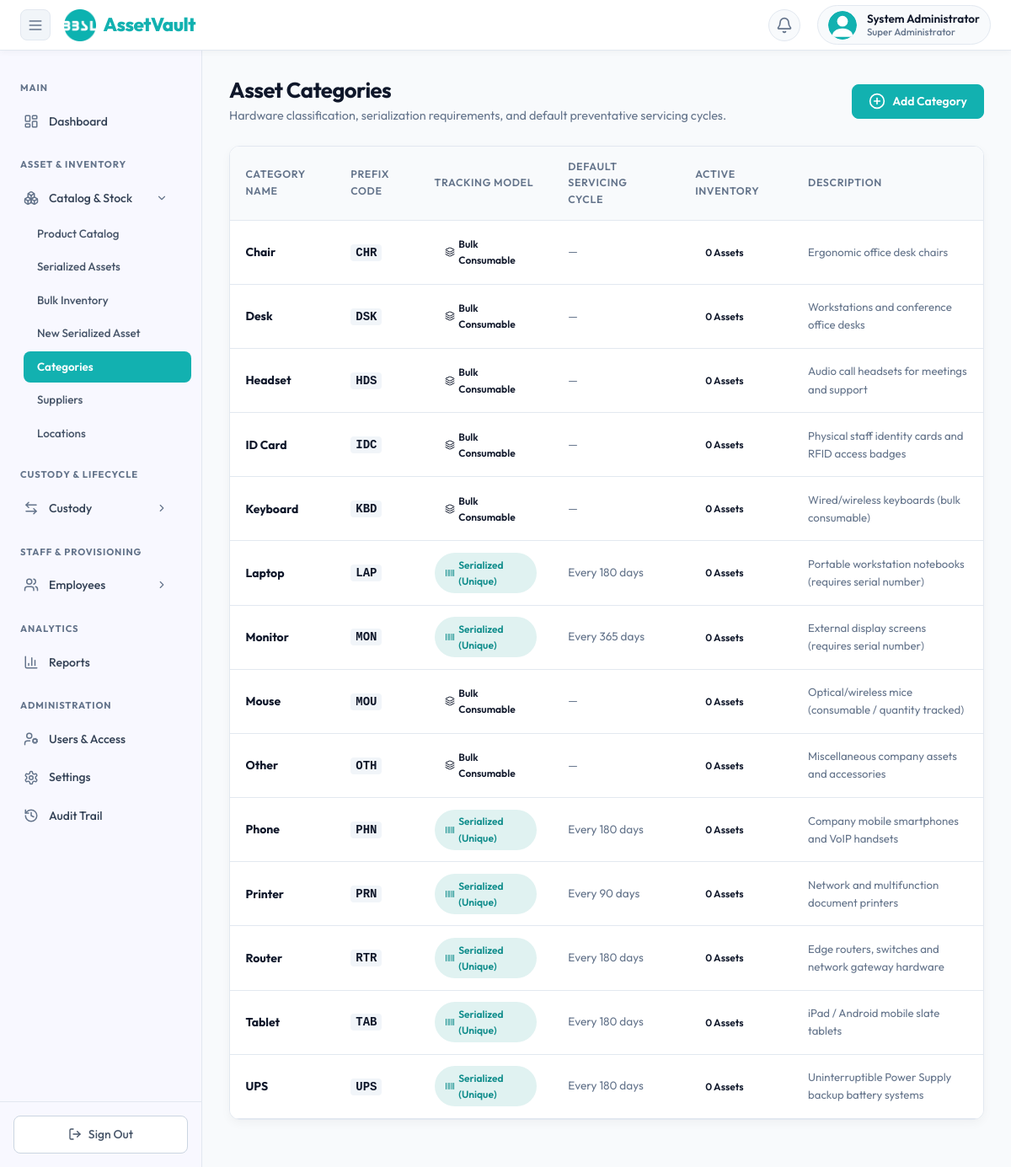
The page /modules/settings/categories.php (signed in) on the database its author committed.
### tables this page shows
CREATE TABLE `asset_categories` (
    `id` INT UNSIGNED AUTO_INCREMENT PRIMARY KEY,
    `code` VARCHAR(20) NOT NULL UNIQUE,
    `name` VARCHAR(60) NOT NULL UNIQUE,
    `is_serialized` TINYINT(1) NOT NULL DEFAULT 1 COMMENT '1 = requires unique serial number, 0 = bulk/consumable',
    `default_maintenance_interval_days` INT UNSIGNED NULL COMMENT 'Days between scheduled servicing',
    `description` VARCHAR(255) NULL,
    `created_at` TIMESTAMP DEFAULT CURRENT_TIMESTAMP,
    `updated_at` TIMESTAMP DEFAULT CURRENT_TIMESTAMP ON UPDATE CURRENT_TIMESTAMP
);

### includes/functions.php (called while the page is built, shortened)
<?php
function e(?string $string): string {
    return htmlspecialchars((string)($string ?? ''), ENT_QUOTES | ENT_HTML5, 'UTF-8');
}

### modules/settings/categories.php (the view, shortened to what this page needs)
<?php
require_once __DIR__ . '/../../includes/functions.php';
require_once __DIR__ . '/../../includes/auth.php';
$categories = $pdo->query("
    SELECT c.*, (SELECT COUNT(*) FROM assets a WHERE a.category_id = c.id AND a.lifecycle_status != 'disposed') AS active_count
    FROM asset_categories c
    ORDER BY c.name ASC
")->fetchAll();
include __DIR__ . '/../../includes/header.php';
?>
<div style="display: flex; align-items: center; justify-content: space-between; margin-bottom: 1.5rem; flex-wrap: wrap; gap: 1rem;">
    <div>
        <h1 style="font-size: 1.6rem; margin-bottom: 0.2rem;">Asset Categories</h1>
        <p style="color: var(--text-secondary); margin-bottom: 0; font-size: 0.9rem;">
            Hardware classification, serialization requirements, and default preventative servicing cycles.
        </p>
    </div>
    <button type="button" class="btn btn-primary" onclick="openCatModal()">
        <i data-lucide="plus-circle"></i>
        <span>Add Category</span>
    </button>
</div>
<div class="card" style="padding: 0; overflow: hidden;">
    <div class="table-container" style="border: none; border-radius: 0;">
        <table class="table">
            <thead>
                <tr>
                    <th>Category Name</th>
                    <th>Prefix Code</th>
                    <th>Tracking Model</th>
                    <th>Default Servicing Cycle</th>
                    <th>Active Inventory</th>
                    <th>Description</th>
                </tr>
            </thead>
            <tbody>
                <?php foreach ($categories as $cat): ?>
                <tr>
                    <td style="font-weight: 700; color: var(--text-primary);">
                        <?= e($cat['name']) ?>
                    </td>
                    <td>
                        <code style="background: #f1f5f9; padding: 2px 6px; border-radius: 4px; font-weight: 700; color: var(--primary-color);">
                            <?= e($cat['code']) ?>
                        </code>
                    </td>
                    <td>
                        <?php if ($cat['is_serialized']): ?>
                            <span class="badge badge-primary">
                                <i data-lucide="barcode" style="width: 12px; height: 12px;"></i> Serialized (Unique)
                            </span>
                        <?php else: ?>
                            <span class="badge badge-secondary">
                                <i data-lucide="layers" style="width: 12px; height: 12px;"></i> Bulk Consumable
                            </span>
                        <?php endif; ?>
                    </td>
                    <td style="font-size: 0.85rem; color: var(--text-secondary);">
                        <?= $cat['default_maintenance_interval_days'] ? "Every {$cat['default_maintenance_interval_days']} days" : '—' ?>
                    </td>
                    <td>
                        <span class="badge <?= $cat['active_count'] > 0 ? 'badge-success' : 'badge-secondary' ?>">
                            <?= $cat['active_count'] ?> Assets
                        </span>
                    </td>
                    <td style="font-size: 0.825rem; color: var(--text-secondary);">
                        <?= e($cat['description'] ?? '—') ?>
                    </td>
                </tr>
                <?php endforeach; ?>
            </tbody>
        </table>
    </div>
</div>
<?php
include __DIR__ . '/../../includes/footer.php';
?>

### assets/css/style.css (style rules this page uses)
:root { --primary: #12b1b0; --primary-dark: #0e8c8b; --primary-light: #e0f2f1; --secondary: #0f172a; --accent: #4db6ac; --danger: #ef4444; --success: #10b981; --warning: #f59e0b; --info: #3b82f6; --background: #f8fafc; --surface: #ffffff; --text-primary: #0f172a; --text-secondary: #64748b; --border: #e2e8f0; --shadow-sm: 0 1px 2px rgba(0, 0, 0, 0.05); --shadow-md: 0 4px 12px rgba(0, 0, 0, 0.04); --shadow-lg: 0 10px 25px -5px rgba(0, 0, 0, 0.08), 0 8px 10px -6px rgba(0, 0, 0, 0.04); --radius: 12px; --radius-sm: 8px; --radius-full: 9999px; --transition: all 0.2s cubic-bezier(0.4, 0, 0.2, 1); }
* { box-sizing: border-box; margin: 0; padding: 0; }
body { font-family: 'Outfit', -apple-system, BlinkMacSystemFont, "Segoe UI", Roboto, sans-serif; background-color: var(--background); color: var(--text-primary); line-height: 1.6; font-size: 14px; -webkit-font-smoothing: antialiased; }
svg.lucide, i[data-lucide], svg[data-lucide] { width: 1.25rem; height: 1.25rem; stroke-width: 2; vertical-align: middle; display: inline-block; stroke: currentColor; fill: none; flex-shrink: 0; }
h1, h2, h3, h4, h5, h6 { font-family: 'Outfit', sans-serif; font-weight: 700; line-height: 1.2; margin-bottom: 0.5rem; color: var(--text-primary); letter-spacing: -0.02em; }
.card, .stat-card, .chart-card { background: #ffffff; border-radius: var(--radius); padding: 1.5rem; box-shadow: var(--shadow-md); margin-bottom: 1.5rem; border: 1px solid var(--border); transition: var(--transition); }
.btn { display: inline-flex; align-items: center; justify-content: center; padding: 0.6rem 1.2rem; border-radius: var(--radius-sm); font-weight: 600; cursor: pointer; border: 1px solid transparent; transition: var(--transition); font-size: 0.875rem; line-height: 1.2; gap: 0.5rem; font-family: 'Outfit', sans-serif; }
.btn-primary, .bg-primary { background-color: #12b1b0 !important; border-color: #12b1b0 !important; color: #ffffff !important; }
.table-container { overflow-x: auto; border-radius: var(--radius); border: 1px solid var(--border); background: #ffffff; }
.table { width: 100%; border-collapse: collapse; }
.table th, .table td { padding: 0.85rem 1.15rem; text-align: left; border-bottom: 1px solid var(--border); }
.table th { background-color: #f8fafc; font-weight: 600; color: var(--text-secondary); font-size: 0.775rem; text-transform: uppercase; letter-spacing: 0.05em; }
.badge { display: inline-flex; align-items: center; gap: 0.3rem; padding: 0.3rem 0.75rem; border-radius: 999px; font-size: 0.75rem; font-weight: 600; text-transform: capitalize; }
.badge-primary { background: var(--primary-light); color: var(--primary-dark); }

### rows shown on the page
asset_categories: name "Chair", code "CHR", is_serialized 0 (drawn), active_count "0", description "Ergonomic office desk chairs"
asset_categories: name "Desk", code "DSK", is_serialized 0 (drawn), active_count "0", description "Workstations and conference office desks"
asset_categories: name "Headset", code "HDS", is_serialized 0 (drawn), active_count "0", description "Audio call headsets for meetings and support"
asset_categories: name "ID Card", code "IDC", is_serialized 0 (drawn), active_count "0", description "Physical staff identity cards and RFID access badges"
asset_categories: name "Keyboard", code "KBD", is_serialized 0 (drawn), active_count "0", description "Wired/wireless keyboards (bulk consumable)"
asset_categories: name "Laptop", code "LAP", is_serialized 1 (drawn), default_maintenance_interval_days "180", active_count "0", description "Portable workstation notebooks (requires serial number)"
asset_categories: name "Monitor", code "MON", is_serialized 1 (drawn), default_maintenance_interval_days "365", active_count "0", description "External display screens (requires serial number)"
asset_categories: name "Mouse", code "MOU", is_serialized 0 (drawn), active_count "0", description "Optical/wireless mice (consumable / quantity tracked)"
asset_categories: name "Other", code "OTH", is_serialized 0 (drawn), active_count "0", description "Miscellaneous company assets and accessories"
asset_categories: name "Phone", code "PHN", is_serialized 1 (drawn), default_maintenance_interval_days "180", active_count "0", description "Company mobile smartphones and VoIP handsets"
asset_categories: name "Printer", code "PRN", is_serialized 1 (drawn), default_maintenance_interval_days "90", active_count "0", description "Network and multifunction document printers"
asset_categories: name "Router", code "RTR", is_serialized 1 (drawn), default_maintenance_interval_days "180", active_count "0", description "Edge routers, switches and network gateway hardware"
asset_categories: name "Tablet", code "TAB", is_serialized 1 (drawn), default_maintenance_interval_days "180", active_count "0", description "iPad / Android mobile slate tablets"
asset_categories: name "UPS", code "UPS", is_serialized 1 (drawn), default_maintenance_interval_days "180", active_count "0", description "Uninterruptible Power Supply backup battery systems"

### other values the page prints
APP_NAME "AssetVault"
$_SESSION['user_name'] "System Administrator"
$_SESSION['role_name'] "Super Administrator"
